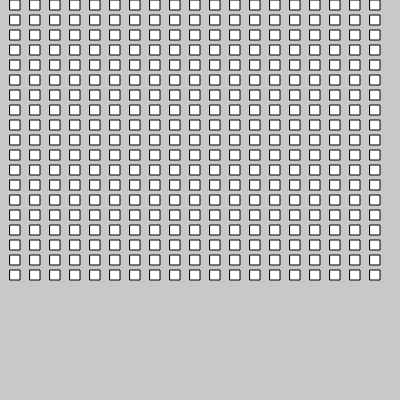
Frame 1 (no input)
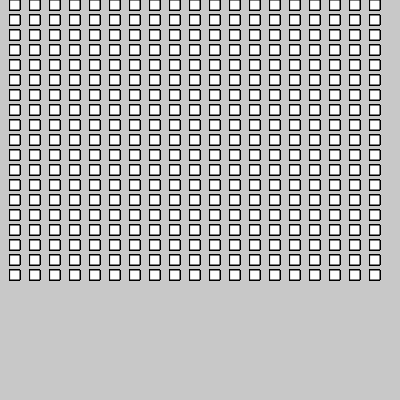
Frame 60 (no input)
Frame 120 (the mouse pressed at the canvas centre since frame 60): identical to frame 60, image omitted

The p5.js sketch that drew these frames (run headless with seeded random() and noise() and a simulated clock; from frame 60 on, the mouse is pressed at the canvas centre):

// p5.js sketch
// ── sketch.js
function setup() {
    createCanvas(400, 400)
    background(200)
}
  
function draw() {
    var x = 10
    var count = 19
    var y = 10


    for(var i = 0; i < count; i = i + 1){
        y = 0
        for(var j = 0; j < count; j = j + 1){
            rect(x, y, 10, 10)
            y = y + 15
        }
        x = x + 20
    }

// x = 10
// console.log (x)


// for(var i = 0; i < count; i = i + 1){
//     rect(x, 25, 10, 10)
//     x = x + 20
// }

    // the rect will draw a rectangle with the size given and x=x+20 is changing the position of the square.   
    

    

}
  
// ── index1.html
<html>

<head>
  <title>Part A - Intro to P5</title>
</head>

<body>
  <script src="https://cdnjs.cloudflare.com/ajax/libs/p5.js/0.7.1/p5.js"></script>
  <script src="sketch1.js"></script>
</body>

</html>
// ── sketch1.js
var yOne = 20
var yTwo = 100
var yThree = 180
var speedOne = 3
var speedTwo = 3
var speedThree = 3

function setup() {
  createCanvas(400, 400)
  background(200)
}

function draw() {
  background(200)

  yOne = yOne + speedOne
  if (yOne < 0 || yOne > height) {
    speedOne = speedOne * -1
  }
  rect(30, yOne, 20, 20)

  yTwo = yTwo + speedTwo
  if (yTwo < 0 || yTwo > height) {
    speedTwo = speedTwo * -1
  }
  rect(60, yTwo, 20, 20)

  yThree = yThree + speedThree
  if (yThree < 0 || yThree > height) {
    speedThree = speedThree * -1
  }
  rect(90, yThree, 20, 20)
}
